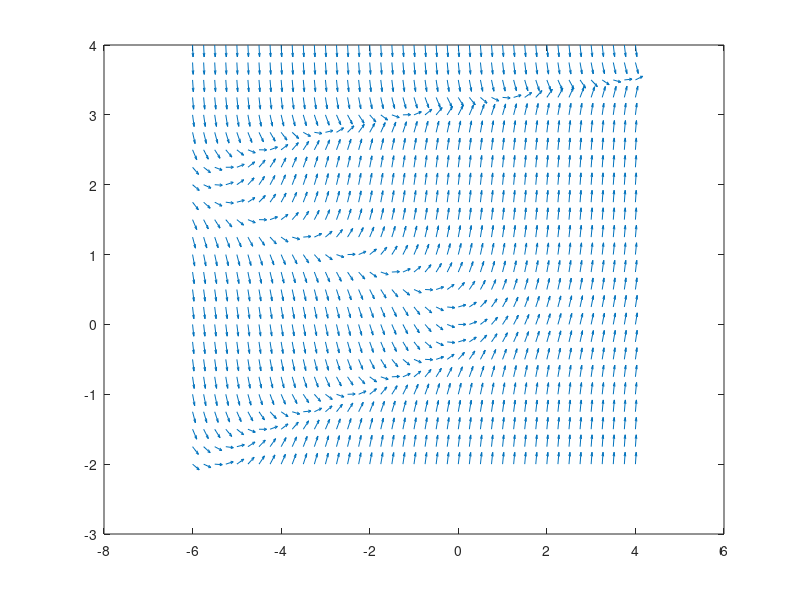

Here is the MATLAB script that generated this plot: (Note: this script raises an error after producing the figure.)
%Grafica compotamiento de y'=3ysen(y)+t sobre -6<=t<=4,-2<=y<=4
[t y]=meshgrid(-6:0.25:4,-2:0.25:4)
rvec=3.*y.*sin(y)+t
dy=rvec./sqrt(1+rvec.^2) %normaliza campo vectorial
dt=1./sqrt(1+rvec.^2)
quiver(t,y,dt,dy)
axis([-6 4 -2 4])
quiver(t,y,dt,dy,0.5)
hold on
rhs=inline('3*y*sin(y)+t','t','y')
[t y]=ode45(rhs,[-5 6],-1),plot(t,y)
[t y]=ode45(rhs,[-5 -6],-1),plot(t,y)
[t y]=ode45(rhs,[-5 6],2),plot(t,y)
[t y]=ode45(rhs,[-5 6],2),plot(t,y)